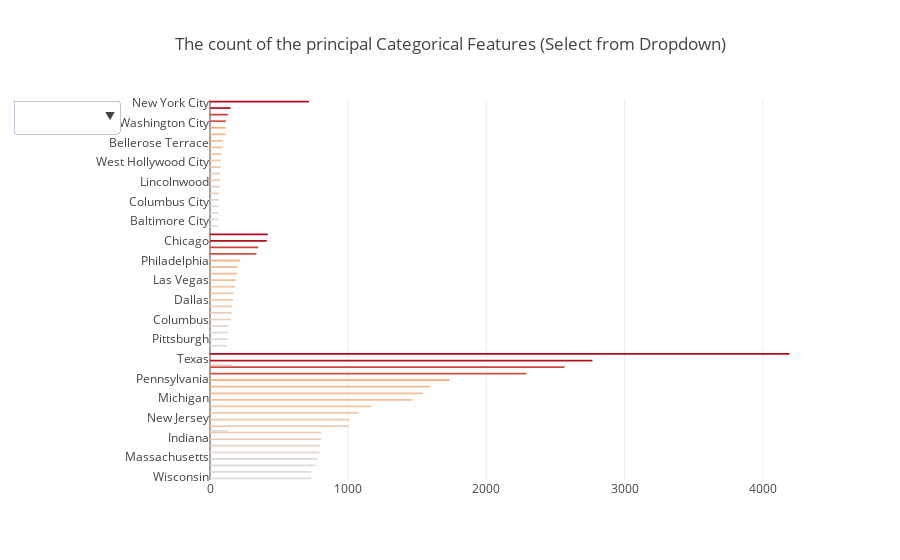

This figure's notebook cell:
### Markdown cell above
## Dropdowns

### Code cell
trace1 = go.Bar(x=state_count[:20].values[::-1],
                y=state_count[:20].index[::-1],
                orientation='h',
                name='Top 20 States',
                marker=dict(color=city_count[:20].values[::-1]))

trace2 = go.Bar(x=city_count[:20].values[::-1],
                y=city_count[:20].index[::-1],
                orientation = 'h', 
                name='TOP 20 Citys',
                marker=dict(color=city_count[:20].values[::-1]))

trace3 = go.Bar(x=place_count[:20].values[::-1],
                y=place_count[:20].index[::-1],
                orientation='h',
                name='Top 20 Place',
                marker=dict(color=city_count[:20].values[::-1]))

data = [trace1, trace2, trace3]

updatemenus = list([
    dict(active=-1,
         x=-0.15,
         buttons=list([
             dict(
                 label = 'State Count',
                 method = 'update',
                 args = [{'visible': [True, False, False]}, 
                         {'title': 'TOP 20 State Count'}]),
             dict(
                 label = 'City Count',
                 method = 'update',
                 args = [{'visible': [False, True, False]}, 
                         {'title': 'TOP 20 City Count'}]),
             dict(
                 label = 'Place Count',
                 method = 'update',
                 args = [{'visible': [False, False, True]},
                         {'title': ' Top 20 Place Count'}
                        ])
         ])
        )
])


layout = dict(title='The count of the principal Categorical Features (Select from Dropdown)', 
              showlegend=False,
              updatemenus = updatemenus)

fig = dict(data = data, layout = layout)

iplot(fig)

### Figure 1 — Plotly figure (JSON) as saved in the notebook; plotly's stock layout.template omitted (floating-point values rounded to 4 significant figures)
{"data": [{"marker": {"color": [124, 127, 130, 130, 135, 149, 155, 157, 162, 168, 171, 180, 189, 196, 199, 219, 336, 349, 411, 418]}, "name": "Top 20 States", "orientation": "h", "type": "bar", "uid": "f2384ab0-a3bf-11e8-8308-0a580a0c0eb5", "x": [732, 732, 764, 777, 792, 798, 802, 806, 1006, 1009, 1078, 1167, 1463, 1538, 1593, 1735, 2289, 2565, 2767, 4193], "y": ["Wisconsin", "Missouri", "Maryland", "Massachusetts", "Tennessee", "Arizona", "Indiana", "Washington", "Virginia", "New Jersey", "Georgia", "North Carolina", "Michigan", "Ohio", "Illinois", "Pennsylvania", "Florida", "New York", "Texas", "California"]}, {"marker": {"color": [124, 127, 130, 130, 135, 149, 155, 157, 162, 168, 171, 180, 189, 196, 199, 219, 336, 349, 411, 418]}, "name": "TOP 20 Citys", "orientation": "h", "type": "bar", "uid": "f2384eac-a3bf-11e8-8308-0a580a0c0eb5", "x": [124, 127, 130, 130, 135, 149, 155, 157, 162, 168, 171, 180, 189, 196, 199, 219, 336, 349, 411, 418], "y": ["Milwaukee", "Pittsburgh", "Washington", "Springfield", "San Diego", "Columbus", "New York", "Detroit", "Phoenix", "Dallas", "Miami", "Bronx", "Las Vegas", "Baltimore", "San Antonio", "Philadelphia", "Houston", "Los Angeles", "Chicago", "Brooklyn"]}, {"marker": {"color": [124, 127, 130, 130, 135, 149, 155, 157, 162, 168, 171, 180, 189, 196, 199, 219, 336, 349, 411, 418]}, "name": "Top 20 Place", "orientation": "h", "type": "bar", "uid": "f238505a-a3bf-11e8-8308-0a580a0c0eb5", "x": [57, 59, 62, 63, 65, 66, 71, 72, 74, 78, 78, 83, 91, 95, 112, 113, 115, 130, 149, 716], "y": ["Phoenix City", "Baltimore City", "Rochester City", "Harbor Hills", "Columbus City", "Memphis City", "San Fernando City", "Lincolnwood", "Jacksonville City", "Springfield City", "West Hollywood City", "Daly City City", "Philadelphia City", "Bellerose Terrace", "Pelham Manor", "Glendale City", "Washington City", "Mount Vernon City", "Chicago City", "New York City"]}], "layout": {"showlegend": false, "title": "The count of the principal Categorical Features (Select from Dropdown)", "updatemenus": [{"active": -1, "buttons": [{"args": [{"visible": [true, false, false]}, {"title": "TOP 20 State Count"}], "label": "State Count", "method": "update"}, {"args": [{"visible": [false, true, false]}, {"title": "TOP 20 City Count"}], "label": "City Count", "method": "update"}, {"args": [{"visible": [false, false, true]}, {"title": " Top 20 Place Count"}], "label": "Place Count", "method": "update"}], "x": -0.15}]}}
